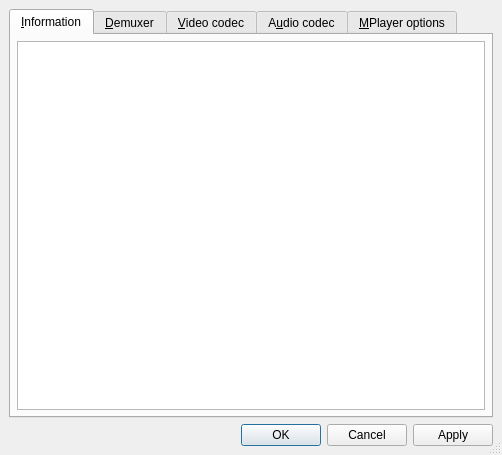
<?xml version="1.0" encoding="UTF-8"?>
<ui version="4.0">
 <author>Ricardo Villalba</author>
 <class>FilePropertiesDialog</class>
 <widget class="QDialog" name="FilePropertiesDialog">
  <property name="geometry">
   <rect>
    <x>0</x>
    <y>0</y>
    <width>502</width>
    <height>455</height>
   </rect>
  </property>
  <property name="windowTitle">
   <string>ROSA Media Player - File properties</string>
  </property>
  <property name="sizeGripEnabled">
   <bool>true</bool>
  </property>
  <layout class="QVBoxLayout">
   <property name="spacing">
    <number>6</number>
   </property>
   <property name="margin">
    <number>9</number>
   </property>
   <item>
    <widget class="QTabWidget" name="tabWidget">
     <property name="currentIndex">
      <number>0</number>
     </property>
     <widget class="QWidget" name="info_page">
      <attribute name="title">
       <string>&amp;Information</string>
      </attribute>
      <layout class="QGridLayout">
       <property name="margin">
        <number>6</number>
       </property>
       <property name="spacing">
        <number>6</number>
       </property>
       <item row="0" column="0">
        <widget class="QTextEdit" name="info_edit">
         <property name="readOnly">
          <bool>true</bool>
         </property>
        </widget>
       </item>
      </layout>
     </widget>
     <widget class="QWidget" name="demuxer_page">
      <attribute name="title">
       <string>&amp;Demuxer</string>
      </attribute>
      <layout class="QVBoxLayout">
       <property name="spacing">
        <number>6</number>
       </property>
       <property name="margin">
        <number>6</number>
       </property>
       <item>
        <widget class="QLabel" name="textLabel2">
         <property name="text">
          <string>&amp;Select the demuxer that will be used for this file:</string>
         </property>
         <property name="wordWrap">
          <bool>false</bool>
         </property>
         <property name="buddy">
          <cstring>demuxer_listbox</cstring>
         </property>
        </widget>
       </item>
       <item>
        <widget class="QListWidget" name="demuxer_listbox"/>
       </item>
       <item>
        <layout class="QHBoxLayout">
         <property name="spacing">
          <number>6</number>
         </property>
         <property name="margin">
          <number>0</number>
         </property>
         <item>
          <spacer>
           <property name="orientation">
            <enum>Qt::Horizontal</enum>
           </property>
           <property name="sizeType">
            <enum>QSizePolicy::Expanding</enum>
           </property>
           <property name="sizeHint" stdset="0">
            <size>
             <width>241</width>
             <height>41</height>
            </size>
           </property>
          </spacer>
         </item>
         <item>
          <widget class="QPushButton" name="resetDemuxerButton">
           <property name="text">
            <string>&amp;Reset</string>
           </property>
          </widget>
         </item>
        </layout>
       </item>
      </layout>
     </widget>
     <widget class="QWidget" name="vc_page">
      <attribute name="title">
       <string>&amp;Video codec</string>
      </attribute>
      <layout class="QVBoxLayout">
       <property name="spacing">
        <number>6</number>
       </property>
       <property name="margin">
        <number>6</number>
       </property>
       <item>
        <widget class="QLabel" name="textLabel3">
         <property name="text">
          <string>&amp;Select the video codec:</string>
         </property>
         <property name="wordWrap">
          <bool>false</bool>
         </property>
         <property name="buddy">
          <cstring>vc_listbox</cstring>
         </property>
        </widget>
       </item>
       <item>
        <widget class="QListWidget" name="vc_listbox"/>
       </item>
       <item>
        <layout class="QHBoxLayout">
         <property name="spacing">
          <number>6</number>
         </property>
         <property name="margin">
          <number>0</number>
         </property>
         <item>
          <spacer>
           <property name="orientation">
            <enum>Qt::Horizontal</enum>
           </property>
           <property name="sizeType">
            <enum>QSizePolicy::Expanding</enum>
           </property>
           <property name="sizeHint" stdset="0">
            <size>
             <width>241</width>
             <height>41</height>
            </size>
           </property>
          </spacer>
         </item>
         <item>
          <widget class="QPushButton" name="resetVCButton">
           <property name="text">
            <string>&amp;Reset</string>
           </property>
          </widget>
         </item>
        </layout>
       </item>
      </layout>
     </widget>
     <widget class="QWidget" name="ac_page">
      <attribute name="title">
       <string>A&amp;udio codec</string>
      </attribute>
      <layout class="QVBoxLayout">
       <property name="spacing">
        <number>6</number>
       </property>
       <property name="margin">
        <number>6</number>
       </property>
       <item>
        <widget class="QLabel" name="textLabel4">
         <property name="text">
          <string>&amp;Select the audio codec:</string>
         </property>
         <property name="wordWrap">
          <bool>false</bool>
         </property>
         <property name="buddy">
          <cstring>ac_listbox</cstring>
         </property>
        </widget>
       </item>
       <item>
        <widget class="QListWidget" name="ac_listbox"/>
       </item>
       <item>
        <layout class="QHBoxLayout">
         <property name="spacing">
          <number>6</number>
         </property>
         <property name="margin">
          <number>0</number>
         </property>
         <item>
          <spacer>
           <property name="orientation">
            <enum>Qt::Horizontal</enum>
           </property>
           <property name="sizeType">
            <enum>QSizePolicy::Expanding</enum>
           </property>
           <property name="sizeHint" stdset="0">
            <size>
             <width>241</width>
             <height>41</height>
            </size>
           </property>
          </spacer>
         </item>
         <item>
          <widget class="QPushButton" name="resetACButton">
           <property name="text">
            <string>&amp;Reset</string>
           </property>
          </widget>
         </item>
        </layout>
       </item>
      </layout>
     </widget>
     <widget class="QWidget" name="options_page">
      <attribute name="title">
       <string>&amp;MPlayer options</string>
      </attribute>
      <layout class="QVBoxLayout">
       <property name="spacing">
        <number>6</number>
       </property>
       <property name="margin">
        <number>9</number>
       </property>
       <item>
        <widget class="QGroupBox" name="groupBox">
         <property name="title">
          <string>Additional Options for MPlayer</string>
         </property>
         <layout class="QVBoxLayout">
          <property name="spacing">
           <number>6</number>
          </property>
          <property name="margin">
           <number>9</number>
          </property>
          <item>
           <widget class="QLabel" name="textLabel3_2">
            <property name="text">
             <string>Here you can pass extra options to MPlayer.
Write them separated by spaces.
Example: -flip -nosound</string>
            </property>
            <property name="alignment">
             <set>Qt::AlignVCenter</set>
            </property>
            <property name="wordWrap">
             <bool>false</bool>
            </property>
           </widget>
          </item>
          <item>
           <layout class="QHBoxLayout">
            <property name="spacing">
             <number>6</number>
            </property>
            <property name="margin">
             <number>0</number>
            </property>
            <item>
             <widget class="QLabel" name="textLabel1_3">
              <property name="text">
               <string>&amp;Options:</string>
              </property>
              <property name="wordWrap">
               <bool>false</bool>
              </property>
              <property name="buddy">
               <cstring>mplayer_args_edit</cstring>
              </property>
             </widget>
            </item>
            <item>
             <widget class="QLineEdit" name="mplayer_args_edit"/>
            </item>
           </layout>
          </item>
          <item>
           <widget class="Line" name="line2">
            <property name="sizePolicy">
             <sizepolicy hsizetype="Expanding" vsizetype="Fixed">
              <horstretch>0</horstretch>
              <verstretch>0</verstretch>
             </sizepolicy>
            </property>
            <property name="frameShape">
             <enum>QFrame::HLine</enum>
            </property>
            <property name="frameShadow">
             <enum>QFrame::Sunken</enum>
            </property>
            <property name="orientation">
             <enum>Qt::Horizontal</enum>
            </property>
           </widget>
          </item>
          <item>
           <widget class="QLabel" name="textLabel4_2">
            <property name="text">
             <string>You can also pass additional video filters.
Separate them with &quot;,&quot;. Do not use spaces!
Example: scale=512:-2,eq2=1.1</string>
            </property>
            <property name="alignment">
             <set>Qt::AlignVCenter</set>
            </property>
            <property name="wordWrap">
             <bool>false</bool>
            </property>
           </widget>
          </item>
          <item>
           <layout class="QHBoxLayout">
            <property name="spacing">
             <number>6</number>
            </property>
            <property name="margin">
             <number>0</number>
            </property>
            <item>
             <widget class="QLabel" name="textLabel2_3">
              <property name="text">
               <string>V&amp;ideo filters:</string>
              </property>
              <property name="wordWrap">
               <bool>false</bool>
              </property>
              <property name="buddy">
               <cstring>mplayer_vfilters_edit</cstring>
              </property>
             </widget>
            </item>
            <item>
             <widget class="QLineEdit" name="mplayer_vfilters_edit"/>
            </item>
           </layout>
          </item>
          <item>
           <widget class="Line" name="line3">
            <property name="sizePolicy">
             <sizepolicy hsizetype="Expanding" vsizetype="Fixed">
              <horstretch>0</horstretch>
              <verstretch>0</verstretch>
             </sizepolicy>
            </property>
            <property name="frameShape">
             <enum>QFrame::HLine</enum>
            </property>
            <property name="frameShadow">
             <enum>QFrame::Sunken</enum>
            </property>
            <property name="orientation">
             <enum>Qt::Horizontal</enum>
            </property>
           </widget>
          </item>
          <item>
           <widget class="QLabel" name="textLabel5_2">
            <property name="text">
             <string>And finally audio filters. Same rule as for video filters.
Example: resample=44100:0:0,volnorm</string>
            </property>
            <property name="alignment">
             <set>Qt::AlignVCenter</set>
            </property>
            <property name="wordWrap">
             <bool>false</bool>
            </property>
           </widget>
          </item>
          <item>
           <layout class="QHBoxLayout">
            <property name="spacing">
             <number>6</number>
            </property>
            <property name="margin">
             <number>0</number>
            </property>
            <item>
             <widget class="QLabel" name="textLabel3_3">
              <property name="text">
               <string>Audio &amp;filters:</string>
              </property>
              <property name="wordWrap">
               <bool>false</bool>
              </property>
              <property name="buddy">
               <cstring>mplayer_afilters_edit</cstring>
              </property>
             </widget>
            </item>
            <item>
             <widget class="QLineEdit" name="mplayer_afilters_edit"/>
            </item>
           </layout>
          </item>
          <item>
           <spacer>
            <property name="orientation">
             <enum>Qt::Vertical</enum>
            </property>
            <property name="sizeHint" stdset="0">
             <size>
              <width>20</width>
              <height>40</height>
             </size>
            </property>
           </spacer>
          </item>
         </layout>
        </widget>
       </item>
      </layout>
     </widget>
    </widget>
   </item>
   <item>
    <widget class="QDialogButtonBox" name="buttonBox">
     <property name="orientation">
      <enum>Qt::Horizontal</enum>
     </property>
     <property name="standardButtons">
      <set>QDialogButtonBox::Apply|QDialogButtonBox::Cancel|QDialogButtonBox::Ok</set>
     </property>
    </widget>
   </item>
  </layout>
 </widget>
 <layoutdefault spacing="6" margin="11"/>
 <tabstops>
  <tabstop>tabWidget</tabstop>
  <tabstop>info_edit</tabstop>
  <tabstop>buttonBox</tabstop>
  <tabstop>demuxer_listbox</tabstop>
  <tabstop>resetDemuxerButton</tabstop>
  <tabstop>vc_listbox</tabstop>
  <tabstop>resetVCButton</tabstop>
  <tabstop>ac_listbox</tabstop>
  <tabstop>resetACButton</tabstop>
  <tabstop>mplayer_args_edit</tabstop>
  <tabstop>mplayer_vfilters_edit</tabstop>
  <tabstop>mplayer_afilters_edit</tabstop>
 </tabstops>
 <resources/>
 <connections>
  <connection>
   <sender>buttonBox</sender>
   <signal>accepted()</signal>
   <receiver>FilePropertiesDialog</receiver>
   <slot>accept()</slot>
   <hints>
    <hint type="sourcelabel">
     <x>267</x>
     <y>468</y>
    </hint>
    <hint type="destinationlabel">
     <x>267</x>
     <y>246</y>
    </hint>
   </hints>
  </connection>
  <connection>
   <sender>buttonBox</sender>
   <signal>rejected()</signal>
   <receiver>FilePropertiesDialog</receiver>
   <slot>reject()</slot>
   <hints>
    <hint type="sourcelabel">
     <x>267</x>
     <y>468</y>
    </hint>
    <hint type="destinationlabel">
     <x>267</x>
     <y>246</y>
    </hint>
   </hints>
  </connection>
 </connections>
</ui>
